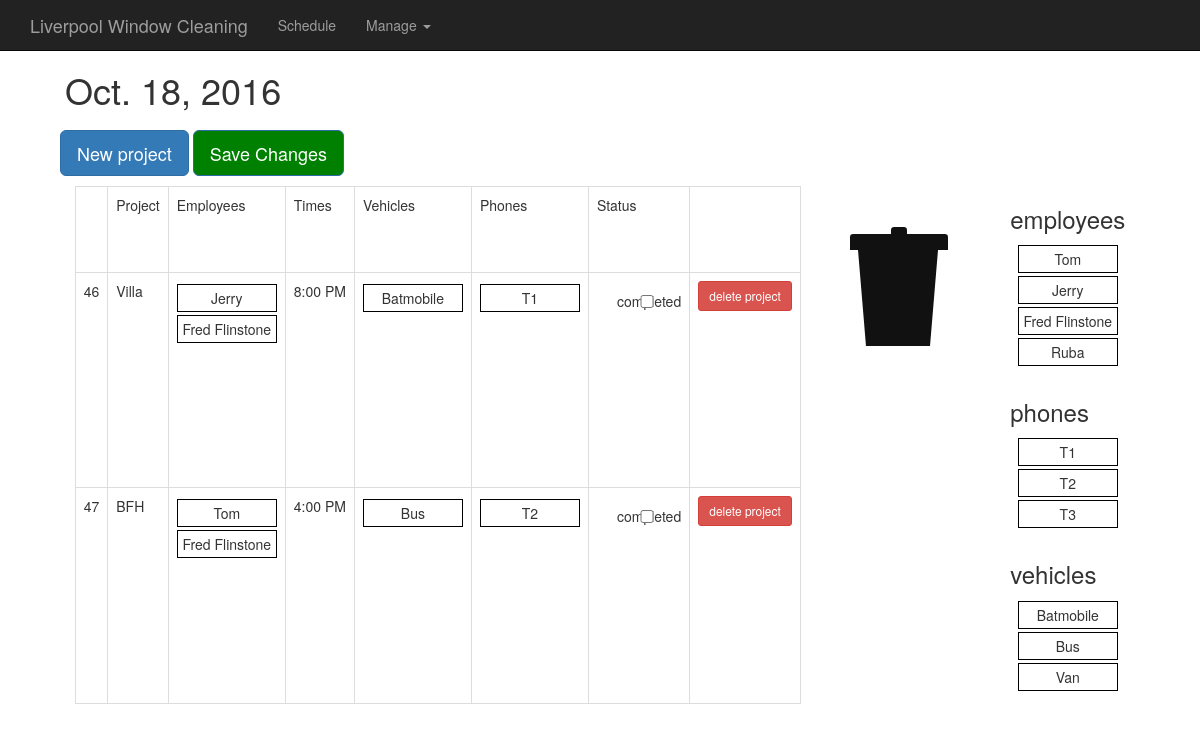
The page / on the database its author committed.
### daily/models.py (models this page shows, shortened)
class Project(models.Model):
  complete = 'CMP'
  incomplete = 'INCMP'
  status_choices = (
      (complete, 'complete'),
      (incomplete, 'incomplete'),
      )
  name = models.CharField(max_length=200)
  date = models.DateField('Date', default=timezone.now().date())
  time = models.TimeField('Time', default=timezone.now().time())
  employee = models.ManyToManyField(Employee)
  phone = models.ManyToManyField(Phone)
  vehicle = models.ManyToManyField(Vehicle)
  status = models.CharField(
      max_length=5,
      choices=status_choices,
      default=incomplete
      )

class Employee(models.Model):
  name = models.CharField(max_length=100)
  category = models.ManyToManyField(Category)

class Vehicle(models.Model):
  name = models.CharField(max_length=100)

class Phone(models.Model):
  number = models.CharField(max_length=10)

### daily/views.py (the view)
# urls.py: url(r'^$', views.index, name='index'),
def index(request):
  today = timezone.now().date()
  incompletes = Project.objects.filter(status='INCMP')
  employees = Employee.objects.all()
  phones = Phone.objects.all()
  vehicles = Vehicle.objects.all()
  date = datetime.date(int(today.year), int(today.month), int(today.day))
  context = {'date': date, 'schedule': incompletes, 'date': today,
      'emp_names': employees, 'phones': phones, 'vehicles': vehicles}
  return render(request, 'daily/daily.html/', context)

### daily/templates/daily/daily.html (shortened to what this page needs)
{% extends 'daily/base.html' %}
{% load static %}
{% block content %}
      <div class="container">
      <div class="starter-template">
        <h1 id="date">{{ date }}</h1>
      </div>
    </div>
    <div id="daily-view">
        <div id="form-fields">
          <button type="button" class="btn btn-primary btn-lg" id="new-proj-button" onclick="addProject()">New project</button>
             <button type="button" class="btn btn-primary btn-lg"
              id="save-button" onclick="updateSchedule()">Save Changes</button>
        </div>
        <div class="h-box">
        <table class="table table-bordered" id="daily-table">
          <tbody>
            <tr>
              <td>  </td>
              <td>Project</td>
              <td>Employees</td>
              <td>Times</td>
              <td>Vehicles</td>
              <td>Phones</td>
              <td>Status </td>
              <td></td>
            </tr>
            {% for project in schedule.all %}
            <tr id={{ project.id }} class ="project">
              <td>{{ project.id }}</td>
              <td class="name-td">{{ project.name }}</td>
              <td>
                <ol class='sortable_with_drop employee_list'>
                  {% for emp in project.employee.all %}
                  <li class="flex-li employee">{{ emp.name }}</li>
                  {% endfor %}
                </ol>
              </td>
              <td class="time-td"><span>{{project.time|time:"g:i A"}}<span></td>
              <td>
                <ol class='sortable_with_drop vehicle_list'>
                  {% for v in project.vehicle.all %}
                  <li class="flex-li vehicle">{{ v.name }}</li>
                  {% endfor %}
                </ol>
              </td>
              <td>
                <ol class='sortable_with_drop phone_list'>
                  {% for tel in project.phone.all %}
                  <li class="flex-li telephone">{{ tel.number }}</li>
                  {% endfor %}
                </ol>
              </td>
              <td>
                <div class="checkbox">
                  <label>
                    <input type="checkbox" class="chk-box"> completed
                  </label>
                </div>
              </td>
              <td>
                <button type="button" class="btn btn-sm btn-danger
                  delete">delete project</button>
              </td>
              {% endfor %}
            </tbody>
          </table>
          <ol class='trash employee_trash'>
            <li>
                <div class="lid"></div>
                <div class="lidcap"></div>
                <div class="bin"></div>
              </li>
            </ol>
          <div class="v-box" id="sources">
            <h3>employees</h3>
            <ol class='sortable_with_no_drop' id="emps-source">
              {% for emp in emp_names.all %}
              <li class="flex-li employee">{{ emp.name }}</li>
              {% endfor %}
            </ol>
            <h3>phones</h3>
            <ol class='sortable_with_no_drop' id="phones-source">
              {% for phone in phones.all %}
              <li class="flex-li telephone">{{ phone.number }}</li>
              {% endfor %}
            </ol>
            <h3>vehicles</h3>
            <ol class='sortable_with_no_drop' id="vehicles-source">
              {% for v in vehicles.all %}
              <li class="flex-li vehicle">{{ v.name }}</li>
              {% endfor %}
            </ol>
          </div>
        </div>
      </div>
    </body>
    {% endblock %}

### daily/static/daily/daily.css (style rules this page uses)
input { width: 100px; }
.flex-li { border: 1px solid black; margin: 3px auto; padding: 3px; width: 100px; text-align: center; }
.h-box { padding: 0; margin: 0; list-style: none; display: -webkit-box; display: -moz-box; display: -ms-flexbox; display: -webkit-flex; display: flex; flex-direction: row; justify-content: space-around; }
.v-box { padding: 0; margin: 0; list-style: none; display: -webkit-box; display: -moz-box; display: -ms-flexbox; display: -webkit-flex; display: flex; flex-direction: column; }
#sources { margin: 0 auto; }
#form-fields { padding: 10px; }
#save-button { //display: none; background: green; }
#daily-table { float: left; width: auto; margin: 0 auto; }
ol { display: inline-block; -webkit-padding-start: 0px; list-style-type: none; //height: 100%; width: 100%; min-height: 30px; }
ol li { float: center; }
body { padding: 50px; margin: auto; }

### daily/static/daily/trash.css (style rules this page uses)
.trash { background: #ffffff; position: relative; width: 160px; height: 160px; //margin: 50px auto 0; border-radius: 4px; transition: box-shadow .2s ease; }
.lidcap, .lid, .bin { position: absolute; }
.lidcap, .lid { border-top-left-radius: 3.2px; border-top-right-radius: 3.2px; background: #111; transition: transform .2s linear, margin .2s linear; }
.lidcap { bottom: 110.4px; left: 65px; height: 8px; width: 16px; }
.lid { bottom: 96px; left: 24px; width: 98px; height: 16px; }
.bin { bottom: 0; left: 32px; width: 80px; border-top: 96px solid #111; border-left: 8px solid transparent; border-right: 8px solid transparent; }

### rows shown on the page
Project: id "46", name "Villa", time "8:00 PM"
Employee: name "Jerry"
Employee: name "Fred Flinstone"
Vehicle: name "Batmobile"
Phone: number "T1"
Project: id "47", name "BFH", time "4:00 PM"
Employee: name "Tom"
Vehicle: name "Bus"
Phone: number "T2"
Employee: name "Ruba"
Phone: number "T3"
Vehicle: name "Van"
